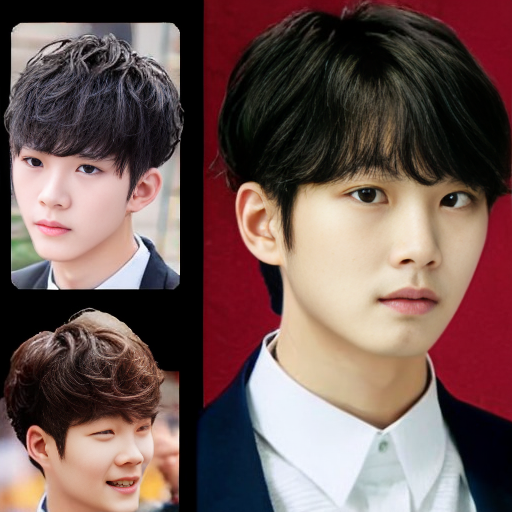
#> input picture 00000-2807728574-A korean guy with short textured haircut, Perfect hand, Detail hand, closed hand, male_lora_TEXTURE_LoRA-12_1_.png, 512 x 512 px; its folder holds 4 pictures in this run
$ jupyter execute --allow-errors Upper-crop.ipynb   (shell and % lines are left out)
#> lines starting #> are read from the running program, lines starting #| are printed output that depends on the picture
<a href="https://colab.research.google.com/github/JSJeong-me/Hair/blob/main/Upper-crop.ipynb" target="_parent"></a>

[cell 1]
from PIL import Image

# 1. Load the image
input_path = 'jump01.png'
#> (the rest of this cell did not finish here and is left out)

[cell 2]
from PIL import Image
import os

def crop_upper_part(input_path, output_path):
    """
    Crop the upper part of an image and save it as a new file.

    Parameters:
    - input_path: str, path to the original image
    - output_path: str, path to save the cropped image
    """
    # Load the image
    image = Image.open(input_path)
#> image is the input picture: PIL image 512x512 RGB; mean R, G, B 112.2, 87.9, 84.6

    # Get image dimensions
    width, height = image.size
#> width = 512; height = 512

    # Crop the upper part of the image
    upper_part = image.crop((0, 0, width, height // 2))
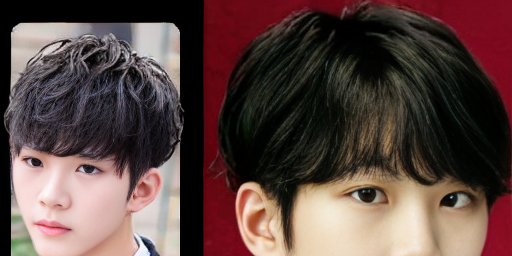
#> upper_part: PIL image 512x256 RGB; mean R, G, B 91.3, 69.5, 65.7

    # Save the upper part as a new file
    upper_part.save(output_path)

def process_images_in_directory(directory_path):
    """
    Process all PNG images in the specified directory.

    Parameters:
    - directory_path: str, path to the directory containing images
    """
    for filename in os.listdir(directory_path):
        if filename.endswith('.png'):
            input_path = os.path.join(directory_path, filename)
            output_path = os.path.join(directory_path, 'upper_' + filename)
            crop_upper_part(input_path, output_path)
            print(f"Processed {filename}")
#> pass 2 of the loop in process_images_in_directory, `for filename in os.listdir(directory_path):`:
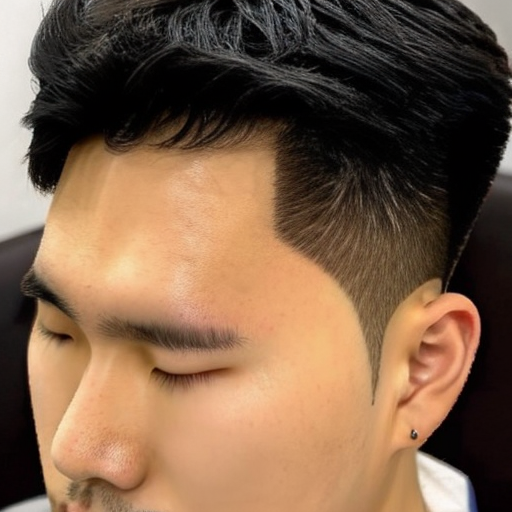
#> input picture 00002-2807728574-A korean guy with short AIL haircut, Perfect hand, Detail hand, closed hand, male, FULL head shape_lora_AIL_LoRA-12_1_.png, 512 x 512 px
#> in crop_upper_part, image is the input picture: PIL image 512x512 RGB; mean R, G, B 126, 96.8, 73.2
#> in crop_upper_part (call 2), `upper_part = image.crop((0, 0, width, height // 2))`:
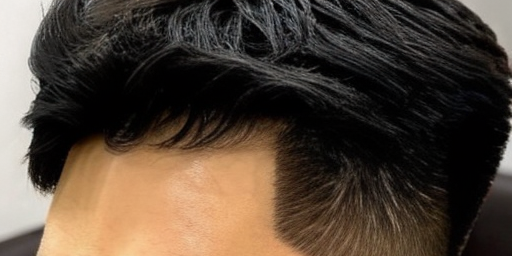
#> upper_part: PIL image 512x256 RGB; mean R, G, B 81.9, 68, 55.7
#> pass 3 of the loop in process_images_in_directory, `for filename in os.listdir(directory_path):`:
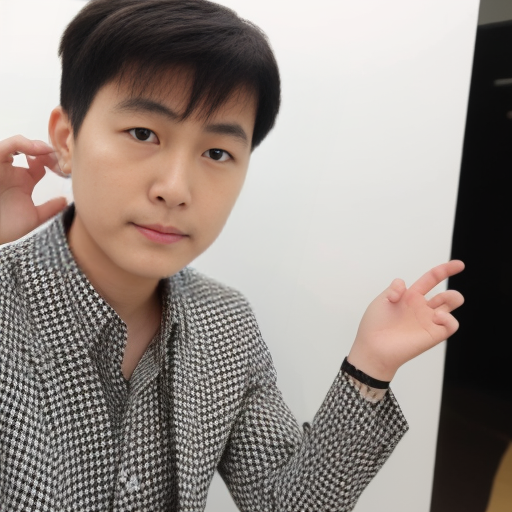
#> input picture 00003-1262805014-gail hair style _lora_GAIL_LoRA-12_0.8_.png, 512 x 512 px
#> in crop_upper_part, image is the input picture: PIL image 512x512 RGB; mean R, G, B 147.7, 137.5, 131.5
#> in crop_upper_part (call 3), `upper_part = image.crop((0, 0, width, height // 2))`:
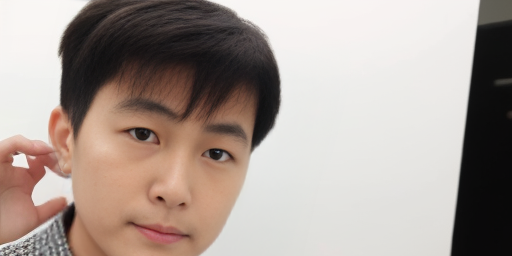
#> upper_part: PIL image 512x256 RGB; mean R, G, B 169.4, 156.5, 149.6
#> the loop made 6 passes; the first 3 are shown
